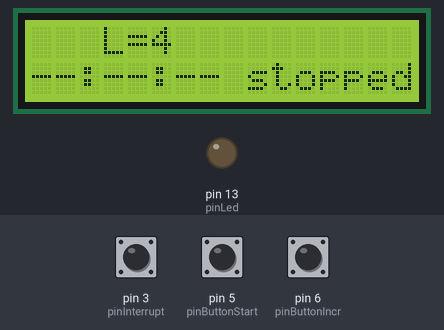
Bench run of a sketch on a simulated Arduino Uno, built with avr-gcc and run on an emulated ATmega328P. Parts: 16×2 character LCD, output pins drawn as LEDs (lit = HIGH). Inputs (shaded band) come from the test bench; at power-on: pin 5 (pinButtonStart) LOW, pin 3 (pinInterrupt) LOW, pin 6 (pinButtonIncr) LOW. What the sketch prints to the serial monitor is not drawn.

Above: at 1.2 s.
1.3 s: pin 5 (pinButtonStart) pulled HIGH for 0.15 s
At 2.5 s:
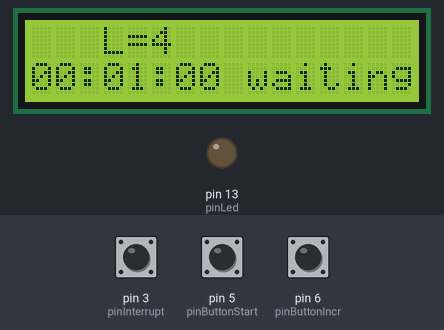
2.9 s: pin 3 (pinInterrupt) pulled HIGH for 0.15 s
At 4.1 s:
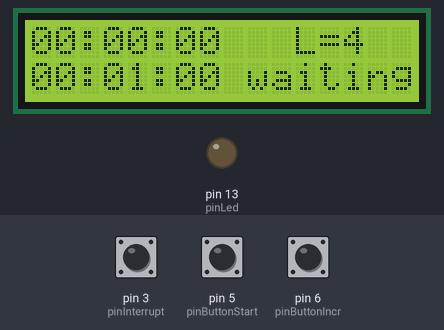
4.5 s: pin 5 (pinButtonStart) pulled HIGH for 1 s
At 5.3 s:
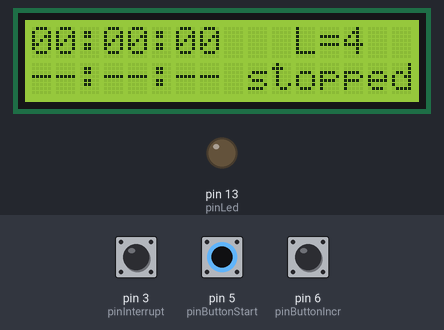
7.0 s: pin 6 (pinButtonIncr) pulled HIGH for 0.15 s
At 7.5 s:
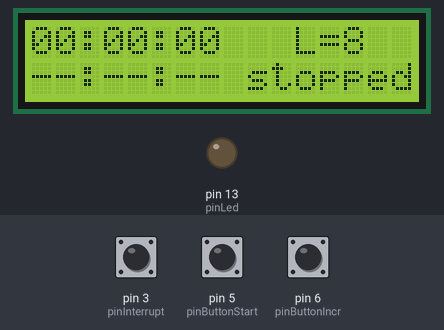
8.6 s: pin 6 (pinButtonIncr) pulled HIGH for 1 s
At 9.6 s:
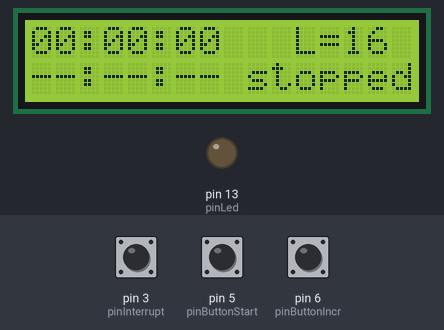
Timing chart, 0 to 11.6 s (numbered marks = the images above; inputs shaded):
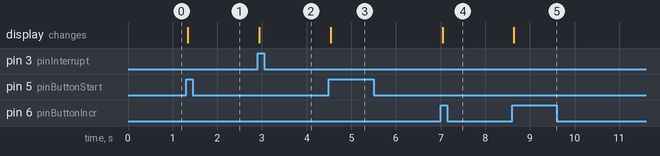

The sketch:

GPS-triggered-signal-generator.ino
```cpp
// (licence header left out)
#include <Wire.h>
#include <LiquidCrystal_I2C.h>

/* TODO: Take a look at the time library TimeLib.h:
 * - http://www.pjrc.com/teensy/td_libs_Time.html
 * - https://github.com/PaulStoffregen/Time
 *
 * #include <TimeLib.h>
 */

// set the LCD address to 0x27 for a 16 chars 2 line display
// A FEW use address 0x3F
// Set the pins on the I2C chip used for LCD connections:
//                    addr, en,rw,rs,d4,d5,d6,d7,bl,blpol
LiquidCrystal_I2C lcd(0x27, 2, 1, 0, 4, 5, 6, 7, 3, POSITIVE);

const int pinInterrupt = 3;   // input:  PPS signal
const int pinLed = 13;        // output: for driving the coil
const int pinButtonStart = 5; // input:  red button to start and stop the coil
const int pinButtonIncr  = 6; // input:  green button to change the time period

int valButtonIncr   = 0;
int valButtonIncrX  = 0;

int startButtonState;                  // 0: OFF; 1: ON
unsigned long startButtonPressTimeMs;  // timestamp in ms when the red start/stop button was last pressed
int startButtonPressCounter;           // number of times the button was pressed

int periodButtonState;                 // 0: OFF; 1: ON
unsigned long periodButtonPressTimeMs; // timestamp in ms when the green period button was last pressed

String t_nema;                         // time read from the NEMA sentence
String t_true;                         // true time (nema + 1 second)

const int pulseLength    = 4;          // selectable pulse duration (via the green button press)
int pulseLengthCountdown = 0;


class Clock;
class RunCoil;

/*
 * Class for time-related functionality
 */
class Clock {
  private:
    void adjustHMS();
    unsigned long ms; // milliseconds since the beginning of the day
    byte hms[3];
    static const unsigned long secperunit =    1000;
    static const unsigned long minperunit =   60000;
    static const unsigned long hrsperunit = 3600000;
    const unsigned long hmsperunit[3] = {secperunit, minperunit, hrsperunit};
  public:
    Clock();
    Clock(byte h, byte m, byte s);
    Clock(String s);
    void set(String s);
    void set(Clock c);
    void set(byte h, byte m, byte s);
    void add(long millisecs);
    long secondsTo(Clock c) { return (c.ms - ms) / 1000; };
    byte hours()   { return hms[0]; };
    byte minutes() { return hms[1]; };
    byte seconds() { return hms[2]; };
    //byte milliseconds();
    String str();
    static const unsigned long second =    1000;
    static const unsigned long minute =   60000;
    static const unsigned long hour   = 3600000;
};

Clock tt_true(0,0,0);

/*
 * Class for switching the coil ON and OFF
 */
class RunCoil {
  private:
    int  lengthOfPulse; // duration of pulse in time
    int  count;
    bool isRequested;   // whether starting the coil was requested (before the full minute the coil remains OFF)
    bool isRunning;     // whether the coil is currently running (switching between ON and OFF)
    bool isHigh;        // whether the coil is currently switched ON
    bool isHighNext;    // whether the coil should be switched ON in the next step
    Clock t_start;      // the time when the coil was/will be switched ON
    String timer_str;

  public:
    RunCoil();          // constructor
    ~RunCoil() {};      // destructor

    void start();       // will set: isRequested=1 isRunning=0 isHigh=0
    void stop();        // will set: isRequested=0 isRunning=0 isHigh=0
    void pps();         // called for each PPS pulse

    void cyclePeriod(); // increase cycle period (1 -> 2 -> 4 -> ... -> 256 -> 1)

    String getStatus();     // what to print to the serial output (for debugging reasons only)
    String getStatusLCD1(); // what to print to the first line of the LCD screen
    String getStatusLCD2(); // what to print to the second line of the LCD screen

    bool isRequestedOrRunning() {
      return isRequested || isRunning;
    }
};

RunCoil::RunCoil() {
  lengthOfPulse = 4;
  count         = 0;
  isRequested   = false;
  isRunning     = false;
  isHigh        = false;
  isHighNext    = false;
}

/*
 * Send some debugging output to Serial (may be removed)
 */
String RunCoil::getStatus() {
  if (isRequested) {
    String s = "Requested, pulse length=";
    String q = String(lengthOfPulse);
    return (s+q);
  } else if(isRunning) {
    if (isHigh) {
      return "High";
    } else {
      return "Low";
    }
  } else {
    return "Stopped";
  }
}

/*
 * First line on the LCD screen
 */
String RunCoil::getStatusLCD1() {
  String s = timer_str + String("   L=") + String(lengthOfPulse) + String("  ");
  return s;
}

/*
 * Second line on the LCD screen
 */
String RunCoil::getStatusLCD2() {
  String r;
  if (isRunning || isRequested) {
    r = t_start.str();
  } else {
    r = String("--:--:--");
  }
  if (isRequested) {
    r += String(" waiting");
  } else if(isRunning) {
    if (isHigh) {
      r += String("|");
    } else {
      r += String(".");
    }
    r += String("running");
  } else {
    r += String(" stopped");
  }
  return String(r + String("                ")).substring(0,16);
}

/*
 * Increase the cycling period by a factor of two (and return to 1)
 */
void RunCoil::cyclePeriod() {
  if (lengthOfPulse > 255) {
    lengthOfPulse = 1;
  } else {
    lengthOfPulse *= 2;
  }
}

/*
 * Prepare to start the coil once the start/stop button is pressed
 */
void RunCoil::start() {
  isRequested = true;
  isRunning   = false;
  isHigh      = false;
  isHighNext  = false;

  // set the coil starting time to current time, add one minute, set seconds to 0
  t_start.set(tt_true);
  t_start.add(Clock::minute);
  t_start.set(t_start.hours(), t_start.minutes(), byte(0));
  // and in case the button was pressed too late, add one extra minute
  if (tt_true.seconds() > 57)
    t_start.add(Clock::minute);
}

/*
 * immediately switch the coil off once the start/stop button is pressed
 */
void RunCoil::stop() {
  isRequested = false;
  isRunning   = false;
  isHigh      = false;
  isHighNext  = false;
}

/*
 * Process the PPS signal from the GPS unit
 */
void RunCoil::pps() {
  isHigh     = isHighNext;

  // the first time we run into one second before the full minute
  if (isRequested) {
    // detect if time is at one second before the starting time, then switch to running state
    if (tt_true.secondsTo(t_start) == 1) {
      isHighNext = true;
      Serial.println("next second is high");
    } else if (tt_true.secondsTo(t_start) == 0) {
      isRunning   = true;
      isRequested = false;
      if (lengthOfPulse == 1) {
        isHighNext = false;
      }
    }
  } else if(isRunning) {
    // TODO: only if we didn't reach midnight yet (this needs a fix)
    if (t_start.secondsTo(tt_true) >= 0) {
      // count the seconds since starting the coil
      unsigned long secsSinceStart = t_start.secondsTo(tt_true) + 1;
      if (secsSinceStart % (lengthOfPulse*2) < lengthOfPulse) {
        isHighNext = true;
      } else {
        isHighNext = false;
      }
    } else {
      Serial.println("Counter cycle, switching the coil OFF.");
      // TODO: after midnight
      isRunning   = false;
      isRequested = false;
      //isHigh      = false;
      isHighNext  = false;
    }
  } else {
    isHighNext = false;
  }

  digitalWrite(pinLed, isHighNext);
  Serial.print("\tCoil will next be ");
  Serial.println(isHighNext);
  timer_str = tt_true.str();
}

Clock::Clock() {
  ms = 0;
  hms[0] = 0; hms[1] = 0; hms[2] = 0;
}

void Clock::set(byte h, byte m, byte s) {
  hms[0] = h;
  hms[1] = m;
  hms[2] = s;
  ms = h*hrsperunit + m*minperunit + s*secperunit;
}


Clock::Clock(byte h, byte m, byte s) {
  set(h, m, s);
}

Clock::Clock(String t) {
  int i;
  set(t);
}

void Clock::set(String t) {
  int i;
  for(i=0; i<3; i++) {
    hms[i] = t.substring(2*i,2*(i+1)).toInt();
  }
  ms = hms[0]*hrsperunit + hms[1]*minperunit + hms[2]*secperunit;
}

void Clock::set(Clock c) {
  hms[0] = c.hours();
  hms[1] = c.minutes();
  hms[2] = c.seconds();
  ms = hms[0]*hrsperunit + hms[1]*minperunit + hms[2]*secperunit;
}

void Clock::adjustHMS() {
  unsigned long t = ms/1000;
  hms[2] = t%60;
  t = t/60;
  hms[1] = t%60;
  t = t/60;
  hms[0] = t%24;
}

void Clock::add(long millisecs) {
  ms = ms + millisecs;
  adjustHMS();
}

String Clock::str() {
  int i;
  String r = "";
  for(i=0; i<3; i++) {
    if(hms[i] < 10)
      r += "0";
    r += hms[i];
    if(i<2)
      r += ":";
  }
  return r;
}

RunCoil coil;


void setup() {
  Serial.begin(9600);
  lcd.begin(16,2);

  pinMode(pinLed, OUTPUT);
  digitalWrite(pinLed, LOW);
  attachInterrupt(digitalPinToInterrupt(pinInterrupt), event_pps, RISING);
  // initialize the two buttons
  pinMode(pinButtonStart, INPUT);
  pinMode(pinButtonIncr,  INPUT);

  startButtonState        = 0;
  startButtonPressTimeMs  = 0;
  startButtonPressCounter = 0;

  periodButtonState       = 0;
  periodButtonPressTimeMs = 0;
}

/*
 * main loop: just reading the buttons and printing to the LCD screen
 *
 * TODO:
 * - check the time since the last PPS pulse and switch the coil off in case of lost signal
 * - also switch the coil off in case of lost NEMA sentence providing the time
 */
void loop() {
  // Simple de-bounce code. Transitions from OFF to ON are well-defined and non-oscillatory.
  // De-bounce time is 100ms.

  int valButtonStart = digitalRead(pinButtonStart);
  unsigned long timeSinceLastPress = millis() - startButtonPressTimeMs;

  if ((startButtonState == 0) && (valButtonStart == HIGH)) {
    // go to state 1 and save timestamp
    startButtonState = 1;
    startButtonPressTimeMs = millis();
    startButtonPressCounter++;
    // start/stop me...

    if (coil.isRequestedOrRunning()) {
      // already running, stop it
      coil.stop();
      Serial.println("Coil stopped.");
    } else {
      coil.start();
      Serial.println("Coil started.");
    }
  } else if ((startButtonState == 1) && (timeSinceLastPress > 200) && (valButtonStart == LOW)) {
    // go back to state 0
    startButtonState = 0;
    // do not stop me...
  }

  // only allow changing the time period when the coil is not running
  if(!coil.isRequestedOrRunning()) {
    // Period button
    int valButtonIncr = digitalRead(pinButtonIncr);
    timeSinceLastPress = millis() - periodButtonPressTimeMs;

    if ((periodButtonState == 0) && (valButtonIncr == HIGH)) {
      // go to state 1 and save timestamp
      periodButtonState = 1;
      periodButtonPressTimeMs = millis();
      // start/stop me...
      coil.cyclePeriod();
    } else if ((periodButtonState == 1) && (timeSinceLastPress > 200) && (valButtonIncr == LOW)) {
      // go back to state 0
      periodButtonState = 0;
      // do not stop me...
    }
  }

  // print on LCD
  lcd.setCursor(0,0);
  lcd.print(coil.getStatusLCD1());
  lcd.setCursor(0,1);
  lcd.print(coil.getStatusLCD2());
}

/*
 * Process the pulse-per-second signal
 */
void event_pps() {
  coil.pps();

  // debugging output only
  Serial.print(tt_true.str()); // the Clock instance converted to string
  Serial.print(" ");
  Serial.print(coil.getStatus());
  Serial.println();
}

/*
 * Parse the NEMA sentences received from the GPS
 */
void serialEvent() {
  String s;
  while (Serial.available()) {
    /*
     * Parse the NEMA sentence GPGGA (it would also be possible to parse GPRMC)
     *
     * $GPGGA,184418.000,4542.9792,N,01353.1328,E,1,04,2.01,327.7,M,45.1,M,,*64
     * $GPRMC,184418.000,A,4542.9792,N,01353.1328,E,0.32,170.36,030216,,,A*64
     */
    s = Serial.readStringUntil('\n');
    if (s.substring(1,6) == "GPGGA") {
      t_nema = s.substring(7,13);
      tt_true.set(t_nema);
      tt_true.add(Clock::second);
    }
  }
}
```

Measured:
- after the input at 1.3 s, the display: changes at once (image 1)
- after the input at 2.9 s, the display: changes at once (image 2)
- after the input at 4.5 s, the display: changes at once (image 3)
- after the input at 7.0 s, the display: changes after 0.05 s (image 4)
- after the input at 8.6 s, the display: changes at once (image 5)
